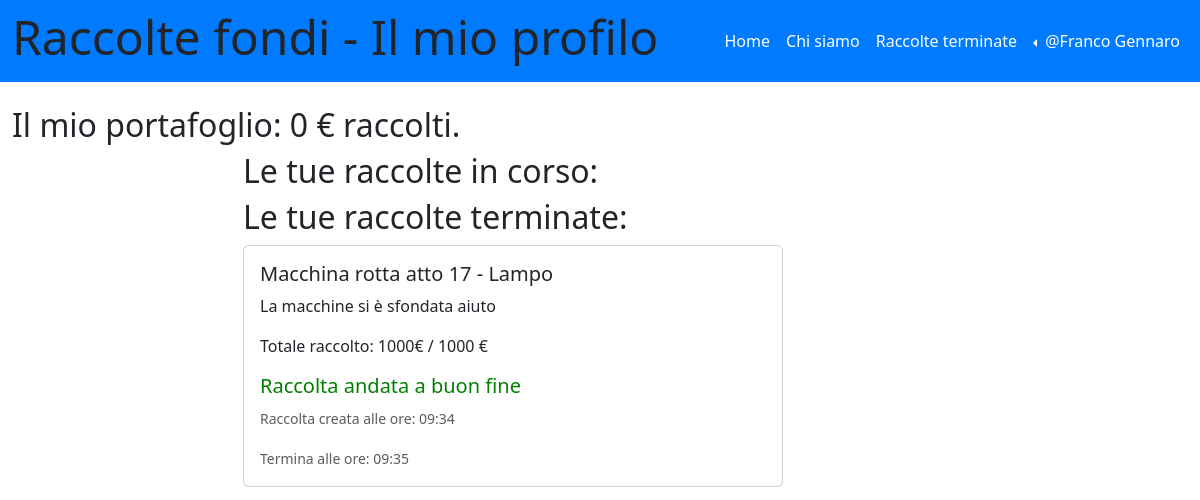
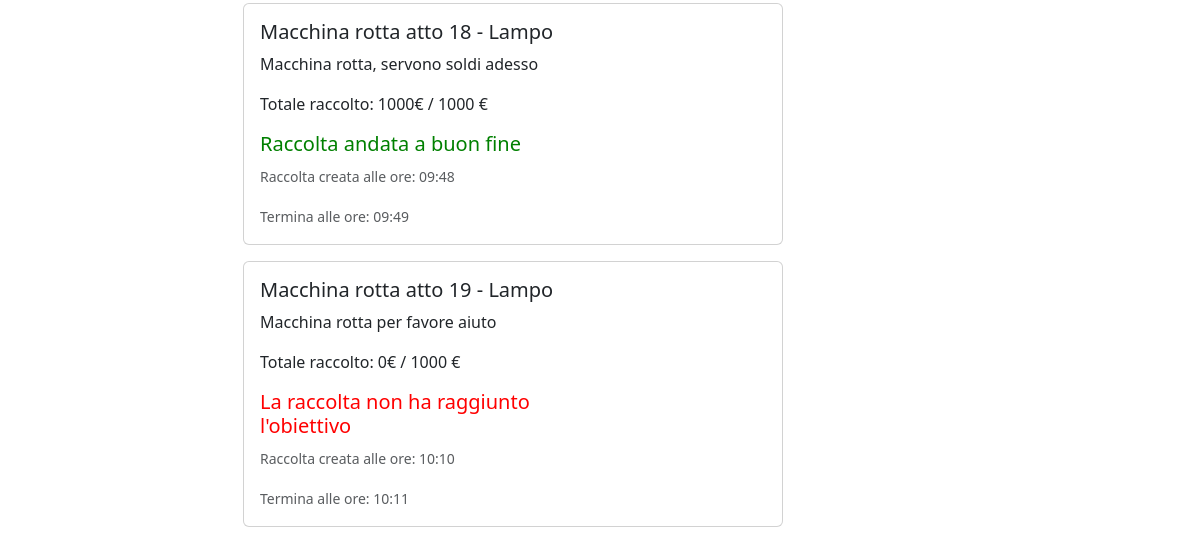
The app's page /le_mie_raccolte (signed in), older data (2 pictures, top to bottom).
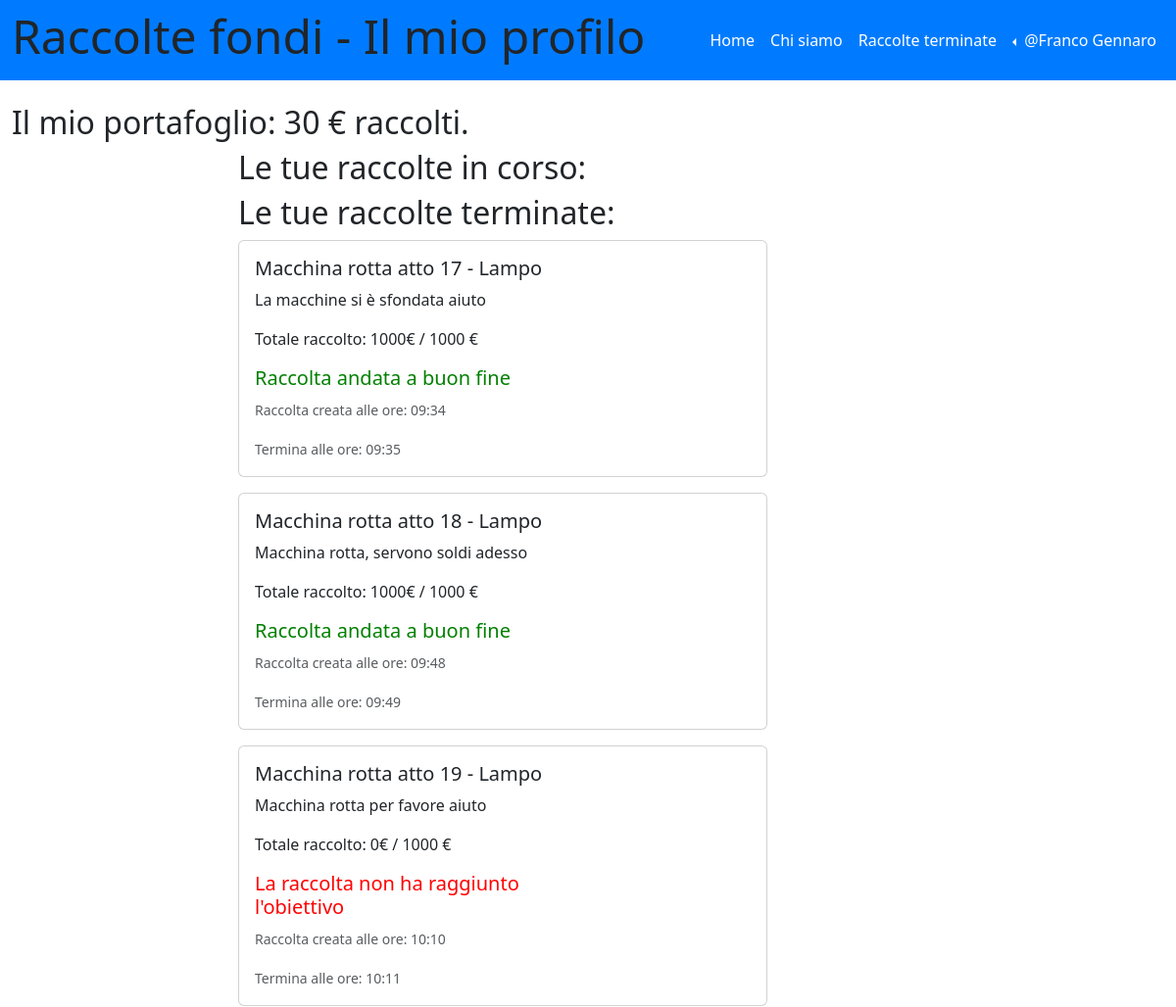
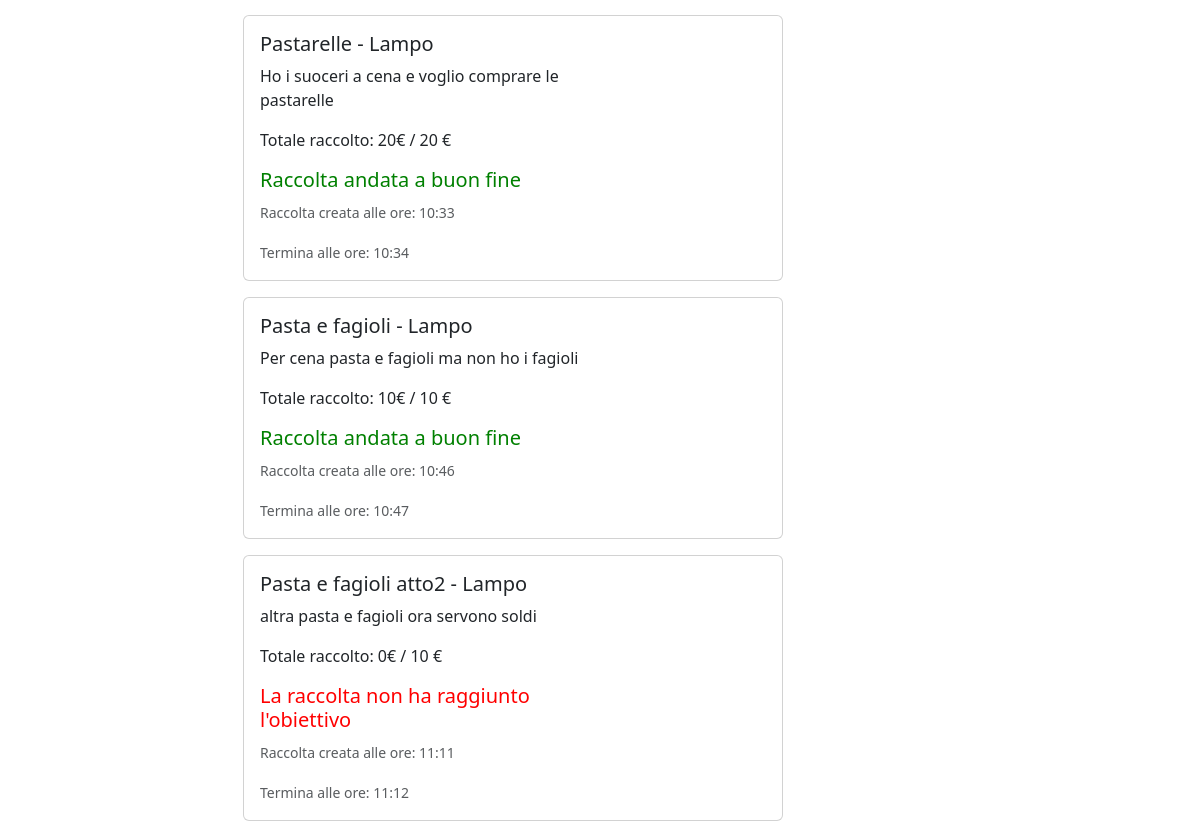
The same page, newer data (2 pictures, top to bottom).
### tables this page shows
CREATE TABLE "utenti" (
	"id_utente"	INTEGER NOT NULL UNIQUE,
	"email"	TEXT NOT NULL UNIQUE,
	"password"	TEXT NOT NULL UNIQUE,
	"nome"	TEXT NOT NULL,
	"cognome"	TEXT NOT NULL,
	"immagine_utente"	TEXT,
	"portafoglio"	NUMERIC,
	PRIMARY KEY("id_utente" AUTOINCREMENT)
);

CREATE TABLE "raccolte" (
	"id_raccolta"	INTEGER NOT NULL UNIQUE ,
	"nome_raccolta"	TEXT NOT NULL,
	"descrizione"	TEXT,
	"immagine"	TEXT,
	"data_creazione"	TEXT,
	"data_termine"	TEXT,
	"cifra_attuale"	NUMERIC,
	"cifra_da_raggiungere"	NUMERIC,
	"tipo_raccolta"	TEXT,
	"organizzatore_raccolta"	INTEGER,
	"importo_minimo"	NUMERIC,
	"status"	TEXT DEFAULT 'attiva',
	"aggiornata"	TEXT DEFAULT 'no',
	PRIMARY KEY("id_raccolta" AUTOINCREMENT),
	FOREIGN KEY("organizzatore_raccolta") REFERENCES "utenti"("id_utente")
);

### app.py (the view)
@app.route('/le_mie_raccolte')
@login_required
def le_mie_raccolte():
    id_utente = current_user.id_utente
    raccolte_utente_db = raccolte_dao.get_raccolta_by_id_utente(id_utente)
    return render_template('le_mie_raccolte.html', raccolte_utente = raccolte_utente_db)

### app.py (called while the page is built)
@app.before_request
def update_before_request():
    app.logger.info('Inizio update_status_e_portafoglio')
    try:
        raccolte_dao.update_status_e_portafoglio()
        app.logger.info('Fine update_status_e_portafoglio')
    except Exception as e:
        print('Error during update:', str(e))

@login_manager.user_loader
def load_user(user_id):
    db_user = utenti_dao.get_user_by_id(user_id)
    if db_user is not None:
        user = User(id_utente=db_user['id_utente'], nome=db_user['nome'], cognome=db_user['cognome'], email=db_user['email'], password=db_user['password'], immagine_utente=db_user['immagine_utente'], portafoglio=db_user['portafoglio'])
    else:
        user = None
    return user

### raccolte_dao.py (called while the page is built)
def get_raccolta_by_id_utente(id_utente):
    conn = sqlite3.connect('db/raccolte_fondi.db')
    conn.row_factory = sqlite3.Row
    cursor = conn.cursor()
    sql = 'SELECT * FROM raccolte WHERE raccolte.organizzatore_raccolta = ?'
    cursor.execute(sql, (id_utente,))
    raccolte_utente = cursor.fetchall()
    cursor.close()
    conn.close()
    return raccolte_utente

### templates/le_mie_raccolte.html (shortened to what this page needs)
{% extends "base.html" %}
{% block page_name%}Il mio profilo{%endblock%}
{% block content %}
<h2>Il mio portafoglio: {{ current_user.portafoglio }} € raccolti.</h2>
<main class="col-lg-9 col-md-12">
    <div class="container">
        <div class="row">
            <div class="col-3">
            </div>
            <div class="col-9">
                <h2>Le tue raccolte in corso:</h2>
                <h2>Le tue raccolte terminate:</h2>
                {% for raccolta in raccolte_utente %}
                    {% if raccolta.status == "terminata" %}
                        <div class="card mb-3" style="max-width: 540px;">
                            <div class="row g-0">
                                <div class="col-md-8">
                                    <div class="card-body">
                                        <h5 class="card-title">
                                            {{ raccolta.nome_raccolta | e }}
                                            - {% if raccolta.tipo_raccolta == 'lampo' %} Lampo
                                            {% else %} Normale
                                            {% endif %}
                                        </h5>
                                        <p class="card-text">{{ raccolta.descrizione }}</p>
                                        <p class="card-text">Totale raccolto: {{ raccolta.cifra_attuale }}€ / {{ raccolta.cifra_da_raggiungere }} €</p>
                                        {% if raccolta.cifra_attuale >= raccolta.cifra_da_raggiungere %}
                                        <h5 class="raccolte_terminate_successo">Raccolta andata a buon fine</h5>
                                         {%  else %}
                                        <h5 class="raccolte_terminate_fallita">La raccolta non ha raggiunto l'obiettivo</h5>
                                        {% endif %}
                                        {% if raccolta.tipo_raccolta == 'lampo' %}
                                            <p class="card-text"><small class="text-muted">Raccolta creata alle ore: {{ raccolta.data_creazione.split(' ')[1] }}</small></p>
                                            <p class="card-text"><small class="text-muted">Termina alle ore: {{ raccolta.data_termine.split(' ')[1] }}</small></p>
                                        {% else %}
                                            <p class="card-text"><small class="text-muted">Raccolta creata il: {{ raccolta.data_creazione }}</small></p>
                                            <p class="card-text"><small class="text-muted">Termina il: {{ raccolta.data_termine }}</small></p>
                                        {% endif %}
                                    </div>
                                </div>
                            </div>
                        </div>
                    {% endif %}
                {% endfor %}
            </div>
        </div>
    </div>
</main>
{% endblock %}

### templates/base.html (shortened to what this page needs)
<!doctype html>
<html lang="en">
<head>
  <link href="https://cdn.jsdelivr.net/npm/bootstrap@5.3.2/dist/css/bootstrap.min.css" rel="stylesheet"
>
  <link rel="stylesheet" href="https://cdn.jsdelivr.net/npm/bootstrap-icons@1.11.2/font/bootstrap-icons.min.css">
  <link rel="stylesheet" href="{{ url_for('static', filename='style.css') }}">
</head>
<body>
  <header id="myheader">
    <nav class="navbar navbar-dark navbar-expand-lg mynavbar">
      <div class="container-fluid">
        <h1 class="display-5">Raccolte fondi - {% block page_name %}{% endblock %}</h1>
        <div class="collapse navbar-collapse" id="navbarSupportedContent">
          <ul class="navbar-nav ms-auto">
            <li class="nav-item">
              <a class="nav-link {%block home_active%}{% endblock %}" aria-current="page" href="/">Home</a>
            </li>
            <li class="nav-item">
              <a class="nav-link {%block about_active%}{% endblock %}" href="{{ url_for('about') }}">Chi siamo</a>
            </li>
            <li class="nav-item">
                <a class="nav-link {%block raccolte_terminate_active%}{% endblock %}" href="{{ url_for('raccolte_terminate') }}">Raccolte terminate</a>
              </li>
            {% if current_user.is_authenticated %}
            <li class="nav-item dropdown dropstart">
              <a class="nav-link dropdown-toggle" href="#" role="button" data-bs-toggle="dropdown"
                aria-expanded="false">
                @{{current_user.nome}} {{current_user.cognome}}
              </a>
            </li>
            {% else %}
            <li class="nav-item">
              <a class="nav-link {%block signup_active%}{% endblock %}" aria-current="page"
                href="{{ url_for('iscriviti') }}">Registrati</a>
            </li>
            {% endif %}
          </ul>
        </div>
      </div>
    </nav>
  </header>
  <div class="container-fluid mt-4">
    <div class="row">
      {%block content %}{% endblock %}
    </div>
  </div>
</body>
</html>

Row changes from the older to the newer data that the page shows:
changed utenti "Franco": portafoglio "0" → "30"
added raccolte: nome_raccolta "Pastarelle", tipo_raccolta "Lampo", descrizione "Ho i suoceri a cena e voglio comprare le pastarelle", cifra_attuale "20", cifra_da_raggiungere "20", shows "Raccolta andata a buon fine", data_creazione "10:33", data_termine "10:34"
added raccolte: nome_raccolta "Pasta e fagioli", tipo_raccolta "Lampo", descrizione "Per cena pasta e fagioli ma non ho i fagioli", cifra_attuale "10", cifra_da_raggiungere "10", shows "Raccolta andata a buon fine", data_creazione "10:46", data_termine "10:47"
added raccolte: nome_raccolta "Pasta e fagioli atto2", tipo_raccolta "Lampo", descrizione "altra pasta e fagioli ora servono soldi", cifra_attuale "0", cifra_da_raggiungere "10", shows "La raccolta non ha raggiunto l'obiettivo", data_creazione "11:11", data_termine "11:12"
